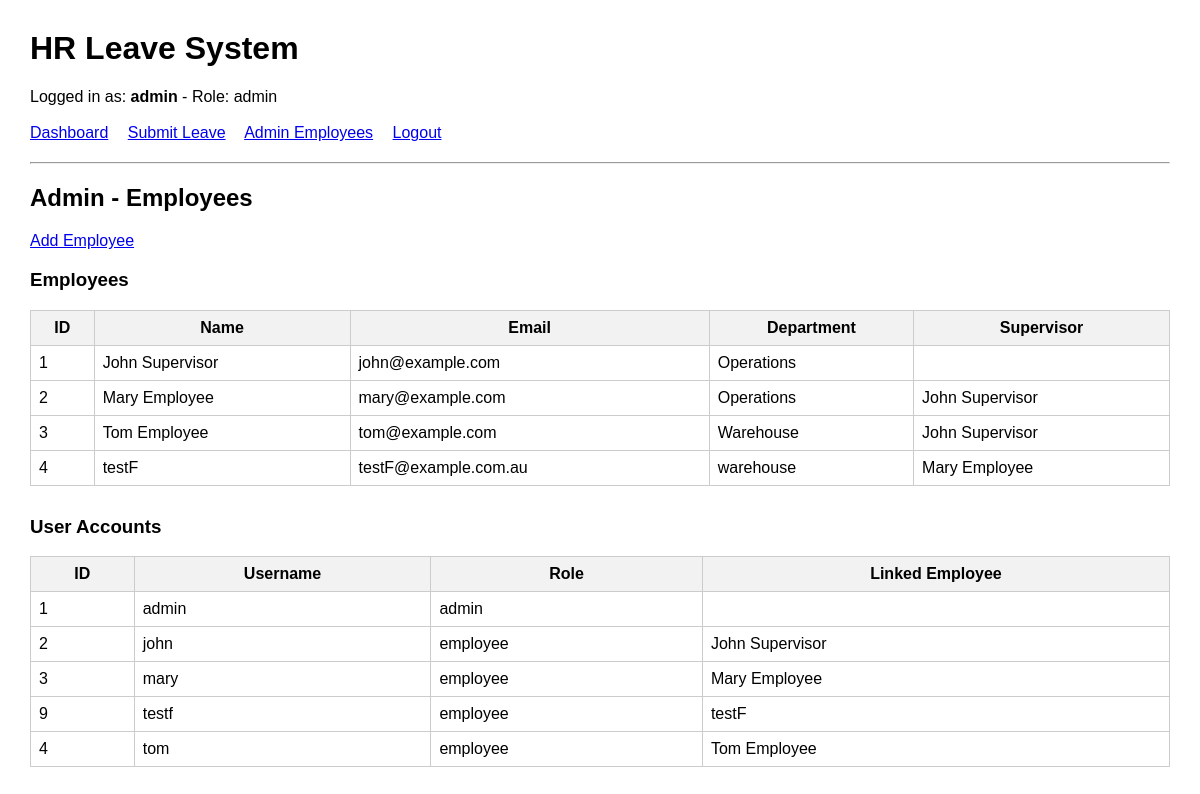
The page /admin/employees (signed in) on the database its author committed.
### tables this page shows
CREATE TABLE users (
        id INTEGER PRIMARY KEY AUTOINCREMENT,
        username TEXT UNIQUE NOT NULL,
        password_hash TEXT NOT NULL,
        role TEXT NOT NULL CHECK(role IN ('admin', 'employee')),
        employee_id INTEGER,
        FOREIGN KEY (employee_id) REFERENCES employees(id)
    );

CREATE TABLE employees (
        id INTEGER PRIMARY KEY AUTOINCREMENT,
        name TEXT NOT NULL,
        email TEXT,
        department TEXT,
        supervisor_id INTEGER,
        FOREIGN KEY (supervisor_id) REFERENCES employees(id)
    );

### app.py (the view)
@app.route("/admin/employees")
@login_required
@admin_required
def admin_employees():
    conn = get_db()
    employees = conn.execute("""
        SELECT e.*, s.name AS supervisor_name
        FROM employees e
        LEFT JOIN employees s ON s.id = e.supervisor_id
        ORDER BY e.name
    """).fetchall()
    users = conn.execute("""
        SELECT u.*, e.name AS employee_name
        FROM users u
        LEFT JOIN employees e ON e.id = u.employee_id
        ORDER BY u.username
    """).fetchall()
    conn.close()
    return render_template("admin_employees.html", employees=employees, users=users)

### app.py (called while the page is built)
def get_db():
    conn = sqlite3.connect(DB)
    conn.row_factory = sqlite3.Row
    return conn

def current_user():
    if "user_id" not in session:
        return None
    conn = get_db()
    user = conn.execute("""
        SELECT u.*, e.name AS employee_name, e.supervisor_id
        FROM users u
        LEFT JOIN employees e ON e.id = u.employee_id
        WHERE u.id = ?
    """, (session["user_id"],)).fetchone()
    conn.close()
    return user

def login_required(func):
    @wraps(func)
    def wrapper(*args, **kwargs):
        if "user_id" not in session:
            return redirect(url_for("login"))
        return func(*args, **kwargs)
    return wrapper

def admin_required(func):
    @wraps(func)
    def wrapper(*args, **kwargs):
        user = current_user()
        if not user or user["role"] != "admin":
            flash("Admin access required.")
            return redirect(url_for("dashboard"))
        return func(*args, **kwargs)
    return wrapper

@app.context_processor
def inject_user():
    return {"current_user": current_user()}

### templates/admin_employees.html
{% extends "base.html" %}
{% block content %}
<h2>Admin - Employees</h2>
<a href="{{ url_for('add_employee') }}">Add Employee</a>
<h3>Employees</h3>
<table>
    <tr>
        <th>ID</th>
        <th>Name</th>
        <th>Email</th>
        <th>Department</th>
        <th>Supervisor</th>
    </tr>
    {% for e in employees %}
    <tr>
        <td>{{ e.id }}</td>
        <td>{{ e.name }}</td>
        <td>{{ e.email }}</td>
        <td>{{ e.department }}</td>
        <td>{{ e.supervisor_name or '' }}</td>
    </tr>
    {% endfor %}
</table>
<h3>User Accounts</h3>
<table>
    <tr>
        <th>ID</th>
        <th>Username</th>
        <th>Role</th>
        <th>Linked Employee</th>
    </tr>
    {% for u in users %}
    <tr>
        <td>{{ u.id }}</td>
        <td>{{ u.username }}</td>
        <td>{{ u.role }}</td>
        <td>{{ u.employee_name or '' }}</td>
    </tr>
    {% endfor %}
</table>
{% endblock %}

### templates/base.html (shortened to what this page needs)
<!DOCTYPE html>
<html>
<head>
</head>
<body>
<h1>HR Leave System</h1>
{% if current_user %}
<div class="nav">
    Logged in as: <b>{{ current_user.username }}</b>
    - Role: {{ current_user.role }}
    <br><br>
    <a href="{{ url_for('dashboard') }}">Dashboard</a>
    <a href="{{ url_for('new_leave') }}">Submit Leave</a>
    {% if current_user.role == 'admin' %}
        <a href="{{ url_for('admin_employees') }}">Admin Employees</a>
    {% endif %}
    <a href="{{ url_for('logout') }}">Logout</a>
</div>
{% endif %}
<hr>
{% block content %}{% endblock %}
</body>
</html>

### templates/base.html (style rules this page uses)
body { font-family: Arial, sans-serif; margin: 30px; }
table { border-collapse: collapse; width: 100%; margin-bottom: 30px; }
th, td { border: 1px solid #ccc; padding: 8px; }
th { background: #f2f2f2; }
.nav { margin-bottom: 20px; }
.nav a { margin-right: 15px; }

### rows shown on the page
users: username "admin", role "admin", id "1"
employees: id "1", name "John Supervisor", email "john@example.com", department "Operations"
employees: id "2", name "Mary Employee", email "mary@example.com", department "Operations", name "John Supervisor"
employees: id "3", name "Tom Employee", email "tom@example.com", department "Warehouse", name "John Supervisor"
employees: id "4", name "testF", email "testF@example.com.au", department "warehouse", name "Mary Employee"
users: id "2", username "john", role "employee", name "John Supervisor"
users: id "3", username "mary", role "employee", name "Mary Employee"
users: id "9", username "testf", role "employee", name "testF"
users: id "4", username "tom", role "employee", name "Tom Employee"
